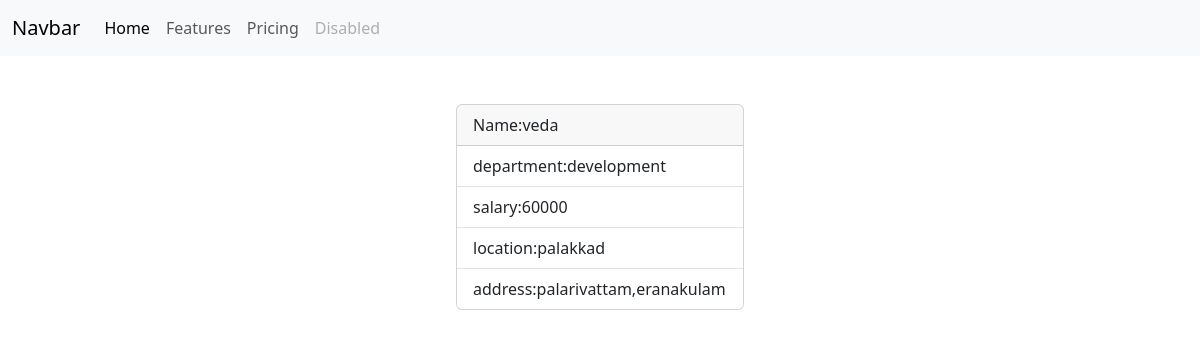
The page /emp/4/ on the database its author committed.
### empapp/models.py (models this page shows, shortened)
class Employee(models.Model):
    name=models.CharField(max_length=100)
    department=models.CharField(max_length=100)
    salary=models.CharField(max_length=100)
    location=models.CharField(max_length=100)
    address=models.CharField(max_length=100)

### empapp/views.py (the view)
# urls.py: path('emp/<int:pk>/',views.EmployeeDetailView.as_view(),name="emp-detail"),
class EmployeeDetailView(View):
    def get(self,request,*args,**kwargs):
        id=kwargs.get("pk")
        qs=Employee.objects.get(id=id)
        return render(request,"emp_detail.html",{"data":qs})

### empapp/templates/emp_detail.html
{%extends 'base.html'%}
{%block main_block%}
<div class="container d-flex justify-content-center mt-5">
  <div class="card" style="width: 18rem;">
      <div class="card-header">
       Name:{{data.name}}
      </div>
      <ul class="list-group list-group-flush">
        <li class="list-group-item">department:{{data.department}}</li>
        <li class="list-group-item">salary:{{data.salary}}</li>
        <li class="list-group-item">location:{{data.location}}</li>
        <li class="list-group-item">address:{{data.address}}</li>
      </ul>
    </div>
</div>
{%endblock%}

### rows shown on the page
Employee: name "veda", department "development", salary "60000", location "palakkad", address "palarivattam,eranakulam"
